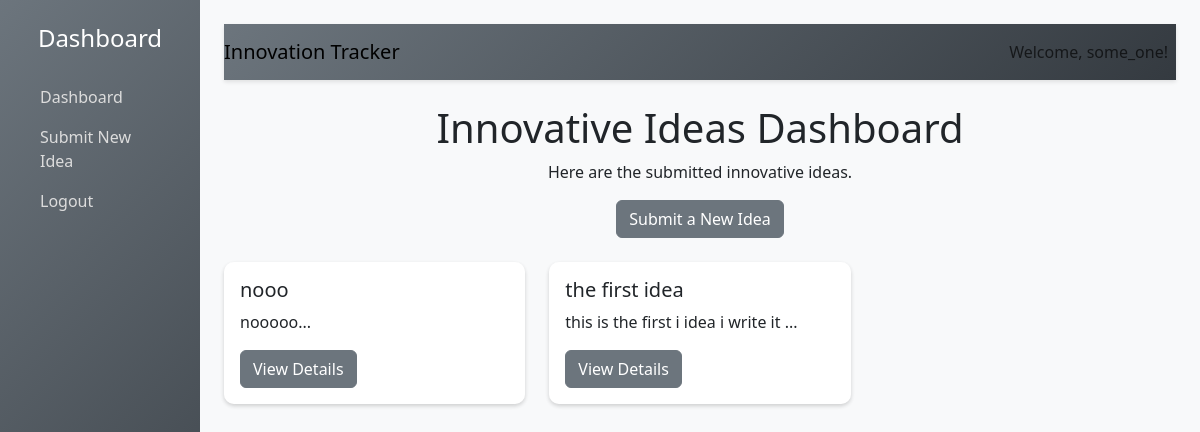
The app's page /dashboard (signed in) with its own data.
### models.py (models this page shows, shortened)
class User(UserMixin,db.Model):
    id = db.Column(db.Integer, primary_key=True)
    username = db.Column(db.String(80), nullable=False, unique=True)
    email = db.Column(db.String(120), nullable=False, unique=True)
    password_hash = db.Column(db.String(128), nullable=False)
    role = db.Column(db.String(20), default='submitter')
    is_active = db.Column(db.Boolean, default=True)
    def is_active(self):
        return self.is_active

class Idea(db.Model):
    id = db.Column(db.Integer, primary_key=True)
    title = db.Column(db.String(200), nullable=False)
    description = db.Column(db.Text, nullable=False)
    category = db.Column(db.String(50), nullable=False)
    submitter_id = db.Column(db.Integer, db.ForeignKey('user.id'), nullable=False)
    submission_date = db.Column(db.DateTime, default=db.func.current_timestamp())
    submitter = db.relationship('User', backref='ideas', lazy=True)

### app.py (the view)
@app.route('/dashboard')
@login_required
def dashboard():
    ideas = Idea.query.all()
    return render_template('dashboard.html', ideas=ideas)

### app.py (called while the page is built)
@login_manager.user_loader
def load_user(user_id):
    return User.query.get(int(user_id))

### templates/dashboard.html (shortened to what this page needs)
<!DOCTYPE html>
<html lang="en">
<head>
    <link href="https://cdn.jsdelivr.net/npm/bootstrap@5.3.0-alpha1/dist/css/bootstrap.min.css" rel="stylesheet">
    <link rel="stylesheet" href="{{ url_for('static', filename='dashboard.css') }}">
</head>
<body>
<div class="container-fluid">
    <div class="row">
        <div class="col-md-3 col-lg-2 sidebar p-4">
            <h4 class="text-center mb-4">Dashboard</h4>
            <ul class="nav flex-column">
                <li class="nav-item">
                    <a class="nav-link active" href="{{ url_for('dashboard') }}">Dashboard</a>
                </li>
                <li class="nav-item">
                    <a class="nav-link" href="{{ url_for('submit_idea') }}">Submit New Idea</a>
                </li>
                <li class="nav-item">
                    <a class="nav-link" href="{{ url_for('logout') }}">Logout</a>
                </li>
            </ul>
        </div>
        <div class="col-md-9 col-lg-10 p-4">
            <nav class="navbar navbar-expand-lg" style="background: linear-gradient(135deg, #6c757d, #343a40); color: white;">
                <a class="navbar-brand" href="#">Innovation Tracker</a>
                <div class="collapse navbar-collapse justify-content-end" id="navbarNav">
                    <ul class="navbar-nav">
                        <li class="nav-item">
                            <span class="nav-link">Welcome, {{ current_user.username }}!</span>
                        </li>
                    </ul>
                </div>
            </nav>
            <h1 class="text-center mt-4">Innovative Ideas Dashboard</h1>
            <p class="text-center">Here are the submitted innovative ideas.</p>
            <div class="text-center mb-4">
                <a href="{{ url_for('submit_idea') }}" class="btn btn-secondary">Submit a New Idea</a>
            </div>
            <div class="row">
                {% for idea in ideas %}
                    <div class="col-md-6 col-lg-4 mb-4">
                        <div class="card shadow-sm h-100">
                            <div class="card-body">
                                <h5 class="card-title">{{ idea.title }}</h5>
                                <p class="card-text">{{ idea.description[:100] }}...</p>
                                <a href="{{ url_for('view_idea', idea_id=idea.id) }}" class="btn btn-secondary">View Details</a>
                            </div>
                        </div>
                    </div>
                {% else %}
                    <div class="col-12">
                        <p class="text-center">No ideas have been submitted yet.</p>
                    </div>
                {% endfor %}
            </div>
        </div>
    </div>
</div>
</body>
</html>

### static/dashboard.css (style rules this page uses)
body { background: #f8f9fa; }
.sidebar { background: linear-gradient(135deg, #6c757d, #343a40); min-height: 100vh; color: white; }
.sidebar h4 { color: #ffffff; }
.sidebar .nav-link { color: #dcdcdc; transition: color 0.3s; }
.navbar { background-color: #ffffff; box-shadow: 0 2px 4px rgba(0, 0, 0, 0.1); }
.card { border: none; border-radius: 10px; }
.card-body { background: #ffffff; border-radius: 10px; box-shadow: 0 2px 4px rgba(0, 0, 0, 0.1); }

### records on screen
User: username "some_one"
Idea: title "nooo", description "nooooo"
Idea: title "the first idea", description "this is the first i idea i write it"
